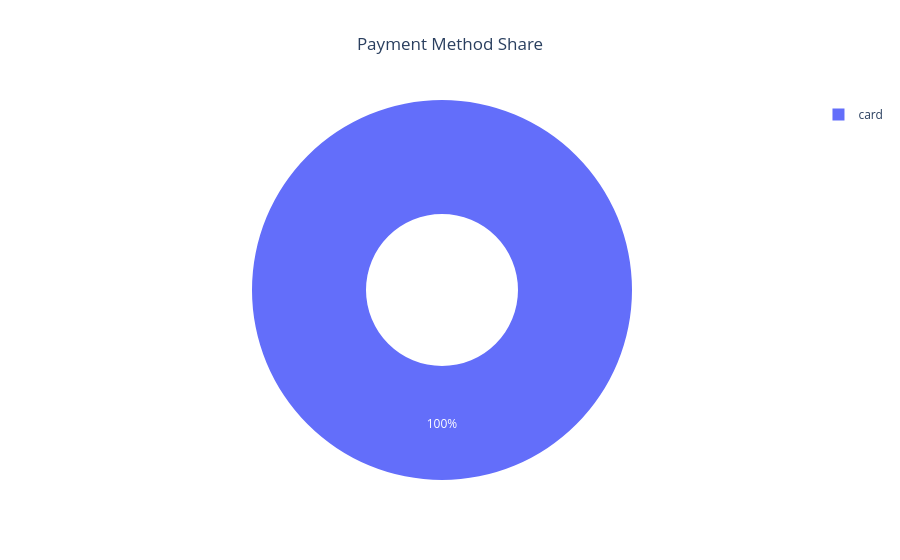

Notebook cell for this chart:
### Markdown cell above
##  Business Question 4: Payment Method Share
**Question:** What is the percentage share of each payment method (Cash vs. Card)?

### Code cell
# although we see that payment type only has one unique value
# Calculate the count for each payment method
pay_counts=df['cash_type'].value_counts().reset_index()
fig4=px.pie(data_frame=pay_counts,values='count',names='cash_type',hole=0.4,title='Payment Method Share')
fig4.update_layout(title_x=0.5)
fig4.show()

### Figure 1 — Plotly figure (JSON) as saved in the notebook; plotly's stock layout.template omitted (floating-point values rounded to 4 significant figures)
{"data": [{"domain": {"x": [0, 1], "y": [0, 1]}, "hole": 0.4, "hovertemplate": "cash_type=%{label}<br>count=%{value}<extra></extra>", "labels": ["card"], "legendgroup": "", "name": "", "showlegend": true, "type": "pie", "values": [3547]}], "layout": {"legend": {"tracegroupgap": 0}, "title": {"text": "Payment Method Share", "x": 0.5}}}
